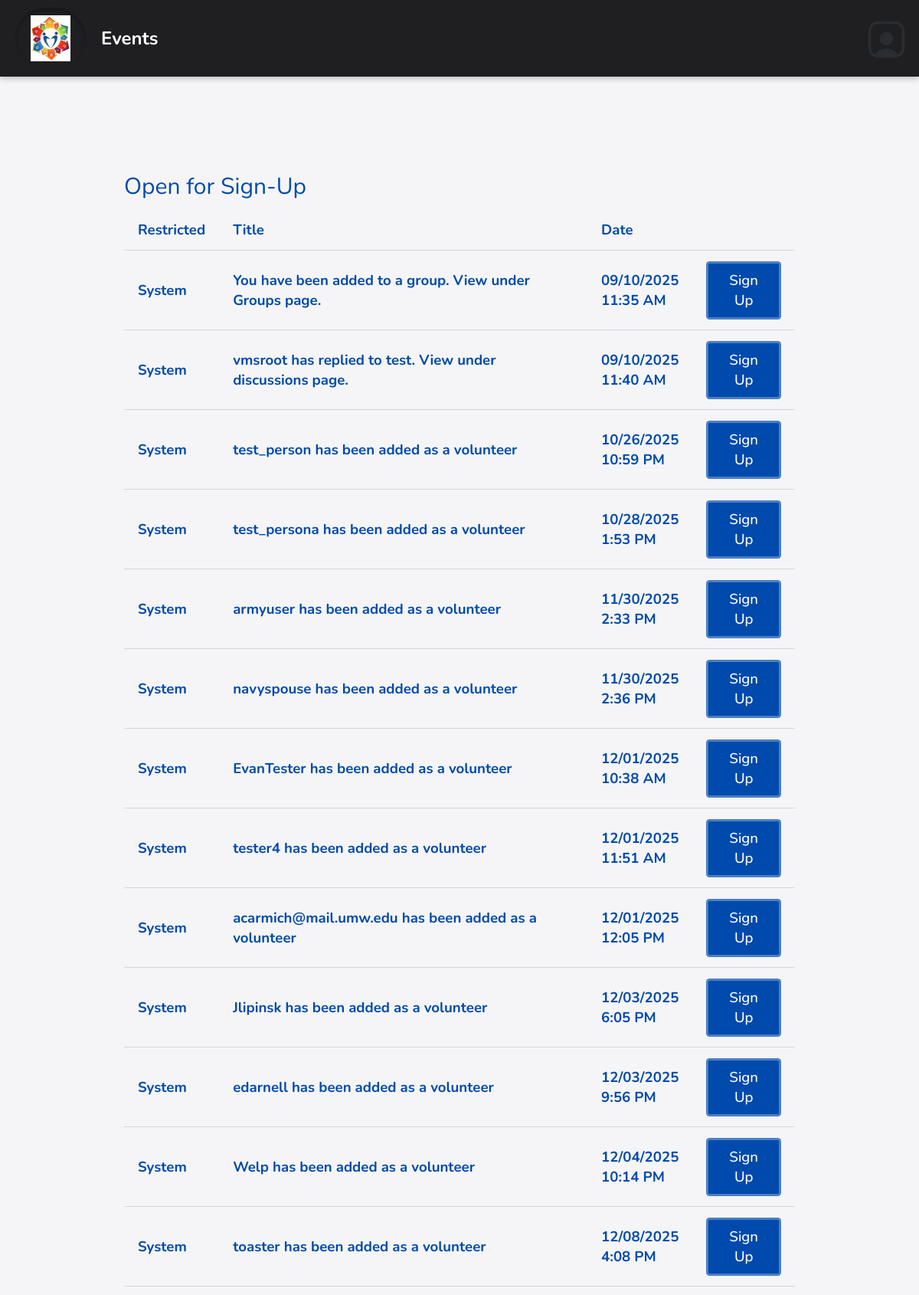
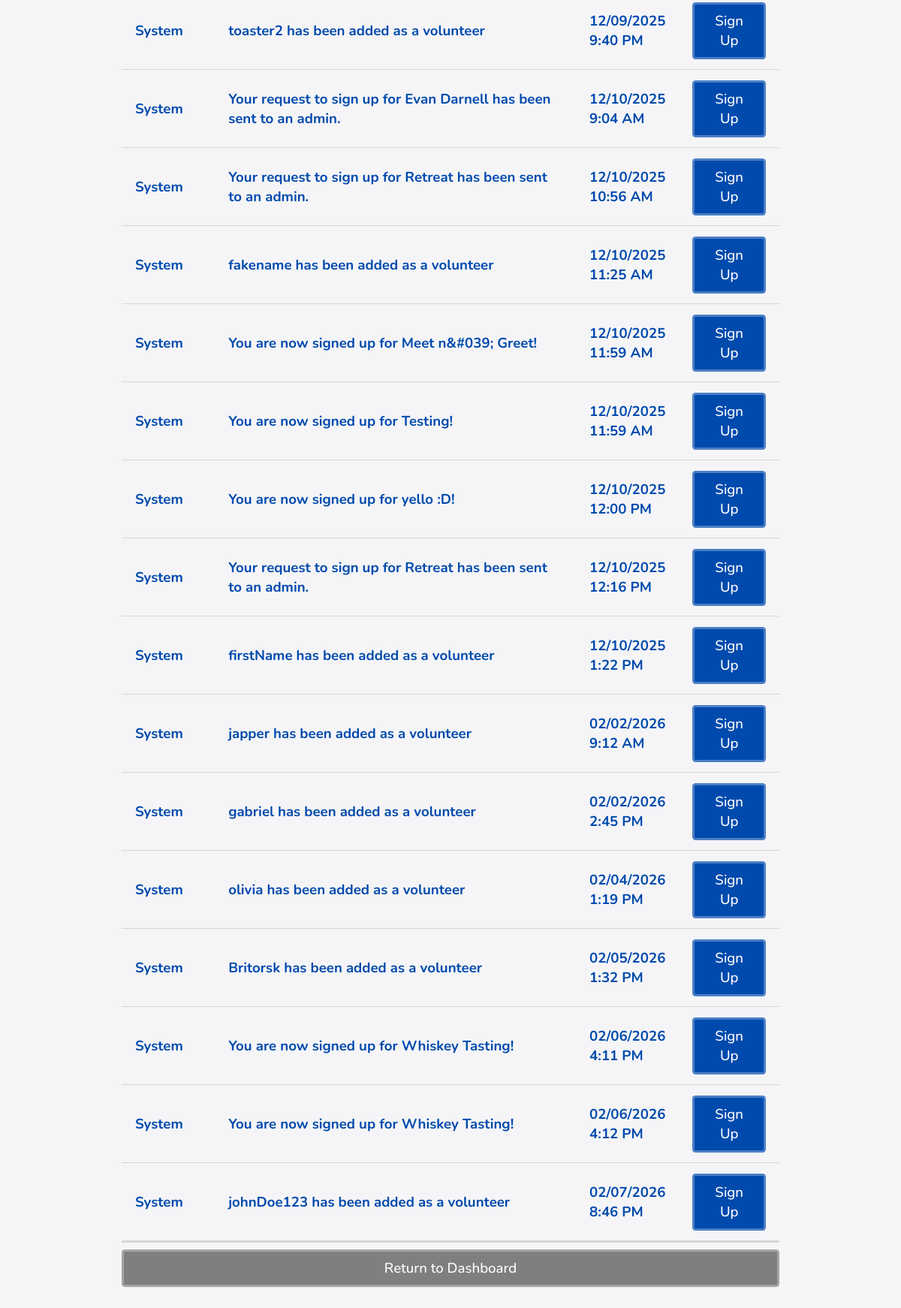
/viewEventsForSignUp.php (signed in), run on the app's committed database (2 pictures, top to bottom).
### tables this page shows
CREATE TABLE `dbmessages` (
  `id` int(11) NOT NULL,
  `senderID` varchar(256) NOT NULL,
  `recipientID` varchar(256) NOT NULL,
  `title` varchar(256) NOT NULL,
  `body` text NOT NULL,
  `time` varchar(16) NOT NULL,
  `wasRead` tinyint(1) NOT NULL DEFAULT 0,
  `prioritylevel` tinyint(4) NOT NULL DEFAULT 0
);

### database/dbMessages.php (called while the page is built, shortened)
<?php
function get_user_messages($userID) {
    $query = "select * from dbmessages
              where recipientID='$userID'
              order by prioritylevel desc";
    $connection = connect();
    $result = mysqli_query($connection, $query);
    $messages = mysqli_fetch_all($result, MYSQLI_ASSOC);
    return $messages;
}

### database/dbPersons.php (called while the page is built, shortened)
<?php
    function get_name_from_id($id) {
        if ($id == 'vmsroot') {
            return 'System';
        }
        $query = "select first_name, last_name from dbpersons
            where id='$id'";
        $connection = connect();
        $result = mysqli_query($connection, $query);
        $row = mysqli_fetch_assoc($result);
        return $row['first_name'] . ' ' . $row['last_name'];
    }

### include/output.php (called while the page is built, shortened)
<?php
    function hsc($input) {
        return htmlspecialchars($input ?? '');
    }
    function time24hTo12h($time) {
        $tempTime = explode(':', $time);
        $hour = $tempTime[0];
        $minute = $tempTime[1];
        $hour = intval($hour);
        if ($hour < 12) {
            return hsc($hour . ':' . $minute . ' AM');
        } else if ($hour > 12) {
            $hour -= 12;
        }
        return hsc($hour . ':' . $minute . ' PM');
    }

### viewEventsForSignUp.php (the view, shortened to what this page needs)
<?php
    $userID = null;
    if (isset($_SESSION['_id'])) {
        $userID = $_SESSION['_id'];
    }
?>
<!DOCTYPE html>
<html>
    <head>
        <?php require_once('universal.inc') ?>
        <link rel="stylesheet" href="css/messages.css"></link>
    </head>
    <body>
        <?php require_once('header.php') ?>
        <h1>Events</h1>
        <main class="general">
            <h2>Open for Sign-Up</h2>
            <?php
                require_once('database/dbMessages.php');
                $messages = get_user_messages($userID);
                if (count($messages) > 0): ?>
                <div class="table-wrapper">
                    <table class="general">
                        <thead>
                            <tr>
                                <th style="width:1px">Restricted</th>
                                <th>Title</th>
                                <th style="width:1px">Date</th>
                                <th style="width:1px"></th>
                            </tr>
                        </thead>
                        <tbody class="standout">
                            <?php
                                require_once('database/dbPersons.php');
                                require_once('include/output.php');
                                $id_to_name_hash = [];
                                foreach ($messages as $message) {
                                    $sender = $message['senderID'];
                                    if (isset($id_to_name_hash[$sender])) {
                                        $sender = $id_to_name_hash[$sender];
                                    } else {
                                        $lookup = get_name_from_id($sender);
                                        $id_to_name_hash[$sender] = $lookup;
                                        $sender = $lookup;
                                    }
                                    $messageID = $message['id'];
                                    $title = $message['title'];
                                    $timePacked = $message['time'];
                                    $pieces = explode('-', $timePacked);
                                    $year = $pieces[0];
                                    $month = $pieces[1];
                                    $day = $pieces[2];
                                    $time = time24hto12h($pieces[3]);
                                    $class = 'message';
                                    echo "
                                        <tr class='$class' data-message-id='$messageID'>
                                            <td>$sender</td>
                                            <td>$title</td>
                                            <td>$month/$day/$year $time</td>
                                            <td> <a class='button sign-up' href='eventSignUp.php'>Sign Up</a> </td>
                                        </tr>";
                                }
                            ?>
                        </tbody>
                    </table>
                </div>
            <?php else: ?>
                <p class="no-events standout">There are currently no events available for sign-up.</p>
            <?php endif ?>
            <a class="button cancel" href="index.php">Return to Dashboard</a>
        </main>
    </body>
</html>

### css/base.css (style rules this page uses)
html, body, header, main, footer, div, span, p, h1, h2, h3, h4, h5, h6, ul, ol, li, input, select, textarea, form, section, label, table, td, tr, th, form, fieldset, em, button, a { padding: 0; margin: 0; font-size: inherit; font-family: inherit; font-weight: inherit; text-decoration: none; font-style: normal; box-sizing: border-box; text-align: left; list-style-type: none; border-spacing: 0; font-weight: bold; }
:root { --page-background-color: #f5f5f7; --page-font-color: rgb(0, 74, 173); --inactive-font-color: #6b6b6b; --inactive-background-color: #eeeeee; --standout-background: #ffffff; --happy-toast-background-color: #7fa88a; --happy-toast-font-color: #ffffff; --info-toast-background-color: #e6e6e6; --info-toast-font-color: #111111; --error-toast-background-color: #c97b67; --error-toast-font-color: #ffffff; --shadow-and-border-color: #d6d6d6; --accent-color: rgb(62, 129, 50); --main-color: rgb(0, 74, 173); --secondary-accent-color: rgb(62, 129, 50); --wv-accent-color: #C9AB81; --wv-accent-foreground: #ffffff; --wv-bg-light: #ffffff; --wv-text-dark: #111111; --wv-muted-text: #6b6b6b; --calendar-event-color: #b0b0b0; --calendar-event-color-hover: var(--accent-color); --calendar-today-border: 2px solid var(--secondary-accent-color); --button-font-color: #ffffff; --button-padding: 0.5rem 1.5rem; --button-border-radius: 0.25rem; --standard-border: 1px solid #cccccc; --light-border: 1px solid var(--shadow-and-border-color); --text-field-border: 2px solid #cccccc; --cancel-button-background-color: rgb(127,127,127); --error-color: #c97b67; font-size: 18px; font-family: Montserrat; font-weight: 300; }
body { background-color: var(--page-background-color); color: var(--page-font-color); font-family: Montserrat; }
a { color: var(--main-color); }
main:not(.login):not(.calendar-view):not(.dashboard) { padding: 1rem; }
input[type=submit], .button, a.button-signup { color: var(--button-font-color); background-color: var(--main-color); padding: var(--button-padding); border: 3px solid rgba(255, 255, 255, 0.295); border-radius: var(--button-border-radius); font-weight: 500; width: 100%; transition: background-color .3s; cursor: pointer; text-align: center; }
h1 { font-size: 1.5rem; font-weight: 500; margin-bottom: 2rem; background-color: var(#C9AB81); color: var(--page-background-color); width: 100%; text-align: center; padding: 1rem; }
h2 { font-size: 1.5rem; font-weight: 500; }
.button { display: inline-block; }
button.cancel, a.cancel { background-color: var(--cancel-button-background-color); color: white; }
main.general, form.general { margin: 1rem; display: flex; flex-direction: column; gap: 0.5rem; }
table.general { width: 100%; border-collapse: collapse; padding-bottom: 1rem; }
table.general th, table.general td { padding: 0.75rem 1rem; vertical-align: top; background-color: var(--page-background-color); border-bottom: 1px solid var(--shadow-and-border-color); color: var(--page-font-color); }
table.general td { text-align:left; vertical-align: middle; color: var(--page-font-color); }
.standout { border-bottom: 3px solid var(--shadow-and-border-color); padding: 1rem; background-color: var(--standout-background); }
@media only screen and (min-width: 1024px) { main.general, form.general { margin: 0rem 8rem 4rem 8rem; } }

### css/messages.css (style rules this page uses)
:root { --unread-message-background: #f1eadf; --message-body-border-color: #ddd; --priorityone-color:#4FFFB0; --prioritytwo-color:#F0E68C; --prioritythree-color:#fd5c63; }
tr.message { cursor: pointer; transition: filter .3s; background-color: inherit; }

### data on the page
dbmessages: senderID "System", title "You have been added to a group. View under Groups page.", time "09", time "10", time "2025", time "11:35 AM"
dbmessages: senderID "System", title "vmsroot has replied to test. View under discussions page.", time "09", time "10", time "2025", time "11:40 AM"
dbmessages: senderID "System", title "test_person has been added as a volunteer", time "10", time "26", time "2025", time "10:59 PM"
dbmessages: senderID "System", title "test_persona has been added as a volunteer", time "10", time "28", time "2025", time "1:53 PM"
dbmessages: senderID "System", title "armyuser has been added as a volunteer", time "11", time "30", time "2025", time "2:33 PM"
dbmessages: senderID "System", title "navyspouse has been added as a volunteer", time "11", time "30", time "2025", time "2:36 PM"
dbmessages: senderID "System", title "EvanTester has been added as a volunteer", time "12", time "01", time "2025", time "10:38 AM"
dbmessages: senderID "System", title "tester4 has been added as a volunteer", time "12", time "01", time "2025", time "11:51 AM"
dbmessages: senderID "System", title "acarmich@mail.umw.edu has been added as a volunteer", time "12", time "01", time "2025", time "12:05 PM"
dbmessages: senderID "System", title "Jlipinsk has been added as a volunteer", time "12", time "03", time "2025", time "6:05 PM"
dbmessages: senderID "System", title "edarnell has been added as a volunteer", time "12", time "03", time "2025", time "9:56 PM"
dbmessages: senderID "System", title "Welp has been added as a volunteer", time "12", time "04", time "2025", time "10:14 PM"
dbmessages: senderID "System", title "toaster has been added as a volunteer", time "12", time "08", time "2025", time "4:08 PM"
dbmessages: senderID "System", title "toaster2 has been added as a volunteer", time "12", time "09", time "2025", time "9:40 PM"
dbmessages: senderID "System", title "Your request to sign up for Evan Darnell has been sent to an admin.", time "12", time "10", time "2025", time "9:04 AM"
dbmessages: senderID "System", title "Your request to sign up for Retreat has been sent to an admin.", time "12", time "10", time "2025", time "10:56 AM"
dbmessages: senderID "System", title "fakename has been added as a volunteer", time "12", time "10", time "2025", time "11:25 AM"
dbmessages: senderID "System", title "You are now signed up for Meet n&#039; Greet!", time "12", time "10", time "2025", time "11:59 AM"
dbmessages: senderID "System", title "You are now signed up for Testing!", time "12", time "10", time "2025", time "11:59 AM"
dbmessages: senderID "System", title "You are now signed up for yello :D!", time "12", time "10", time "2025", time "12:00 PM"
dbmessages: senderID "System", title "Your request to sign up for Retreat has been sent to an admin.", time "12", time "10", time "2025", time "12:16 PM"
dbmessages: senderID "System", title "firstName has been added as a volunteer", time "12", time "10", time "2025", time "1:22 PM"
dbmessages: senderID "System", title "japper has been added as a volunteer", time "02", time "2026", time "9:12 AM"
dbmessages: senderID "System", title "gabriel has been added as a volunteer", time "02", time "2026", time "2:45 PM"
dbmessages: senderID "System", title "olivia has been added as a volunteer", time "02", time "04", time "2026", time "1:19 PM"
dbmessages: senderID "System", title "Britorsk has been added as a volunteer", time "02", time "05", time "2026", time "1:32 PM"
dbmessages: senderID "System", title "You are now signed up for Whiskey Tasting!", time "02", time "06", time "2026", time "4:11 PM"
dbmessages: senderID "System", title "You are now signed up for Whiskey Tasting!", time "02", time "06", time "2026", time "4:12 PM"
dbmessages: senderID "System", title "johnDoe123 has been added as a volunteer", time "02", time "07", time "2026", time "8:46 PM"
